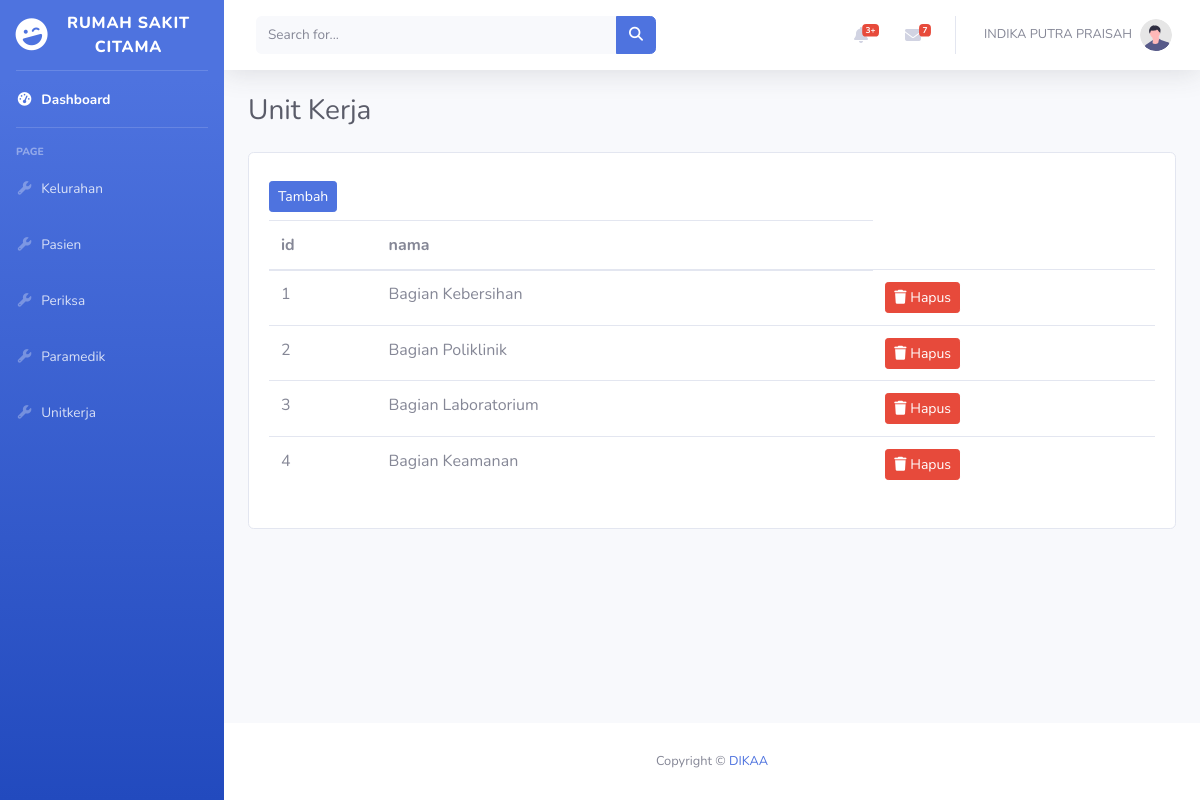
Screenshot of /unit_kerja/index.php with the database file from the repository.
### tables this page shows
CREATE TABLE `unit_kerja` (
  `id` int(11) NOT NULL,
  `nama` varchar(45) DEFAULT NULL
);

### unit_kerja/index.php (the view, shortened to what this page needs)
<!DOCTYPE html>
<html lang="en">
<?php
include_once('../include/meta.php');
require_once('../dbkoneksi.php');
?>
<body id="page-top">
    <div id="wrapper">
        <?php include_once('../include/header.php') ?>
        <div id="content-wrapper" class="d-flex flex-column">
            <div id="content">
                <?php include_once('../include/sidebar.php') ?>
                <div class="container-fluid">
                    <div class="d-sm-flex align-items-center justify-content-between mb-4">
                        <h1 class="h3 mb-0 text-gray-800">Unit Kerja</h1>
                    </div>
                    <div class="row">
                        <div class="col-md-12">
                            <div class="card">
                                <div class="card-body">
                                    <a href="tambah.php" class="btn btn-primary btn-sm my-2">Tambah</a>
                                    <div class="table-responsive">
                                        <table class="table">
                                            <thead>
                                                <tr>
                                                <th>id</th>
                                                <th>nama</th>
                                                </tr>
                                            </thead>
                                            <tbody>
                                            <?php
    $no = 1;
    $sql = "SELECT * FROM unit_kerja";
    $stmt = $dbh->prepare($sql);
    $stmt->execute();
    $result = $stmt->fetchAll();
    foreach ($result as $row) {
?>
                                                    <tr>
                                                    <tr>
                                                    <td><?= $no++ ?></td>
                                                    <td><?= $row['nama'] ?></td>
                                                        <td>
                                                    <a href="hapus.php?id=<?= $row['id'] ?>" class="btn btn-danger btn-sm">
                                                        <i class="fas fa-trash"></i> Hapus
                                                    </a>
                                                        </td>
                                                    </tr>
                                                <?php }
                                                ?>
                                            </tbody>
                                        </table>
                                    </div>
                                </div>
                            </div>
                        </div>
                    </div>
                </div>
            </div>
            <?php include_once('../include/footer.php') ?>
        </div>
    </div>
</body>
</html>

### rows the page displays
unit_kerja: nama "Bagian Kebersihan"
unit_kerja: nama "Bagian Poliklinik"
unit_kerja: nama "Bagian Laboratorium"
unit_kerja: nama "Bagian Keamanan"
